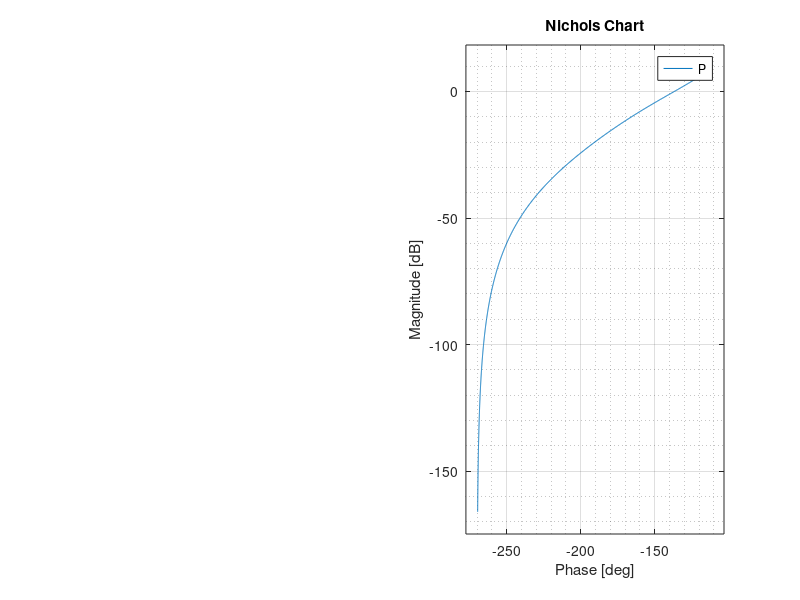
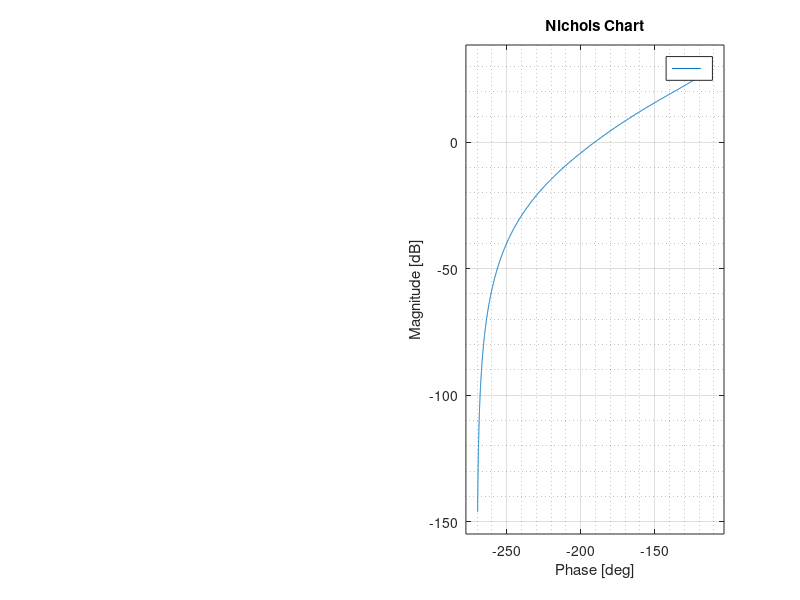

These figures' MATLAB source, in order:
 %assign P(s)
K = 10;
Num = 1;
DNum = [0.2 1.2 1 0]; 
P = tf(Num,DNum);
[Gm,Pm,Wcg,Wcp] = margin(P);
display(P);
fprintf("P:\n GM: %f, PM %f, Wcg: %f, Wcp: %f\n",Gm,Pm,Wcg,Wcp);

%output figure P
figure('Name','P');
subplot(1,2,1);
margin(P);
grid on;grid minor;

subplot(1,2,2);
nichols(P);
grid on;grid minor;

[Gm,Pm,Wcg,Wcp] = margin(K*P);
display(K*P);
fprintf("K*P:\n GM: %f, PM %f, Wcg: %f, Wcp: %f\n",Gm,Pm,Wcg,Wcp);

%output figure K*P
figure('Name','K*P');

subplot(1,2,1);
margin(K*P);
grid on;grid minor;

subplot(1,2,2);
nichols(K*P);
grid on;grid minor;